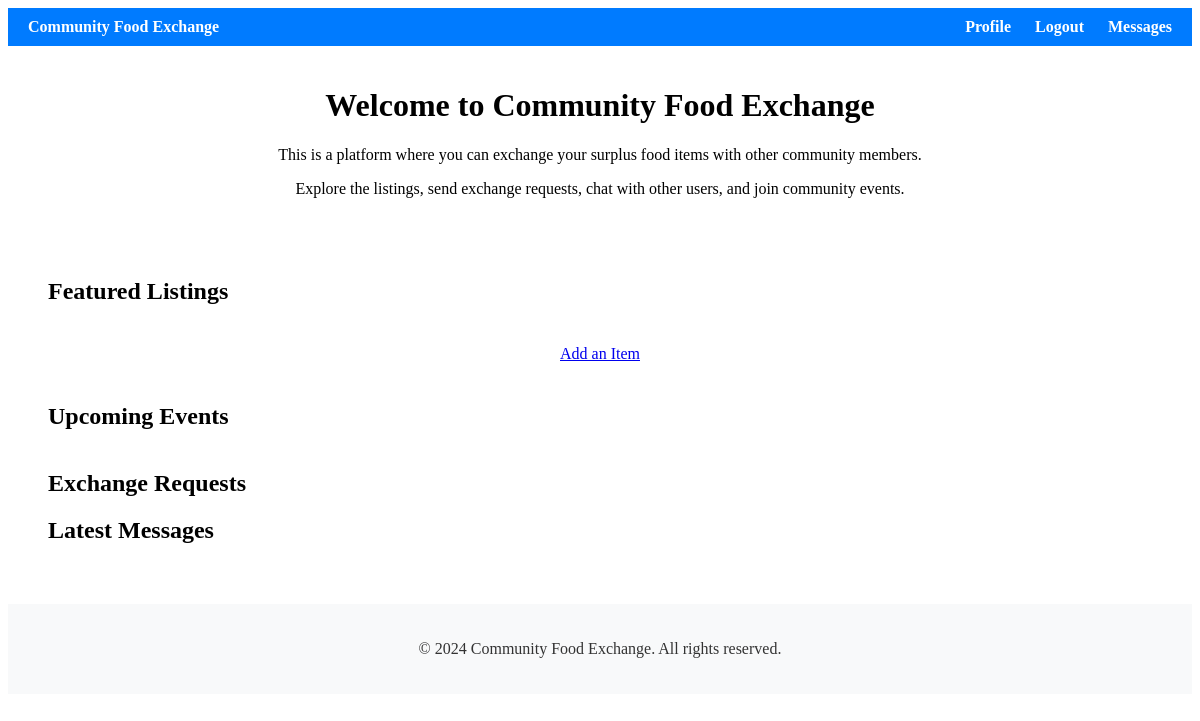
Before: /accounts/ (signed in) with the older database file.
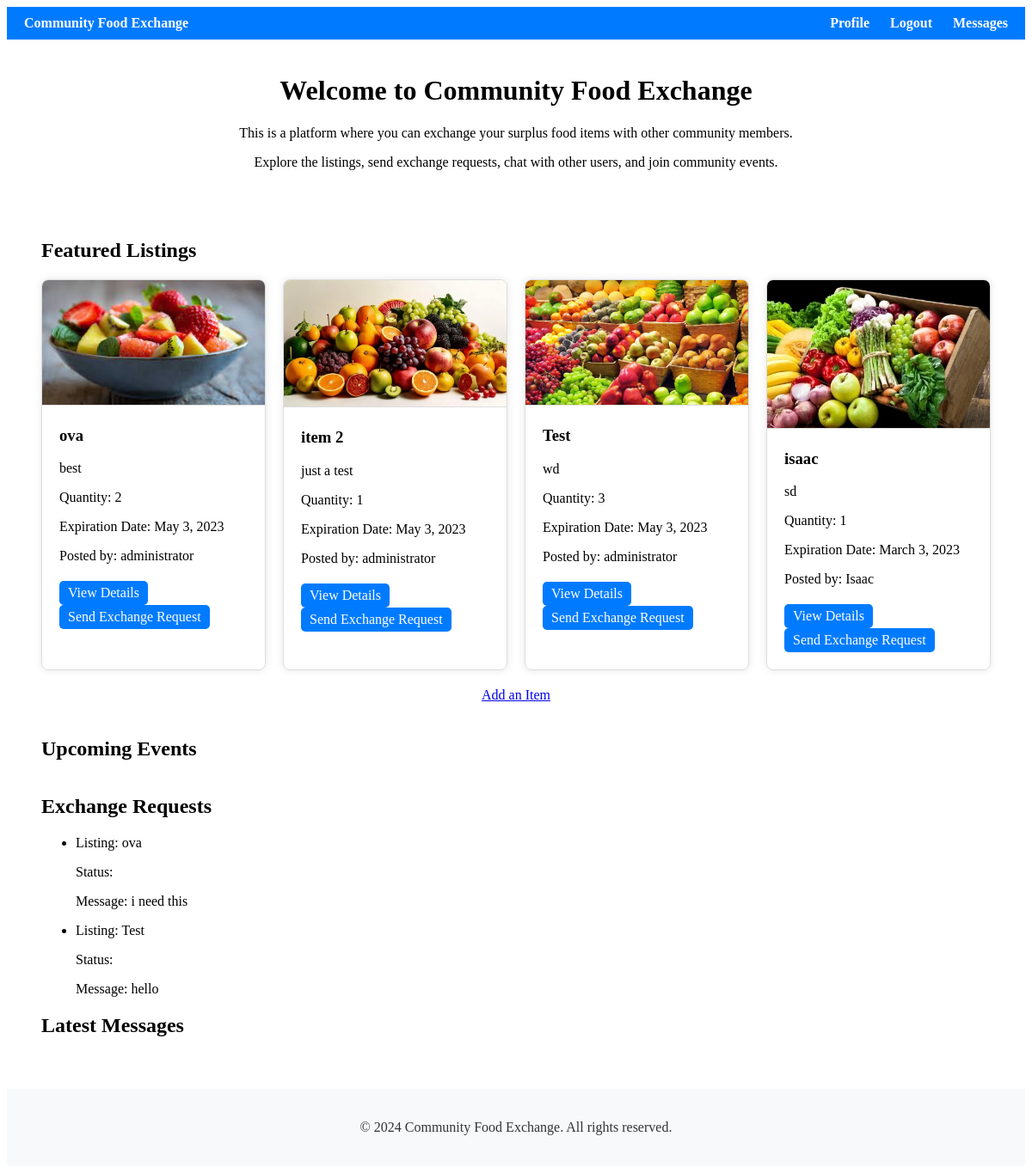
After: the same page with the newer database file.
### listings/models.py (models this page shows, shortened)
class Listing(models.Model):
    user = models.ForeignKey(User, on_delete=models.CASCADE)
    item_name = models.CharField(max_length=100)
    description = models.TextField()
    quantity = models.PositiveIntegerField()
    expiration_date = models.DateField()
    created_at = models.DateTimeField(auto_now_add=True)  # Add created_at field with auto_now_add=True
    image = models.ImageField(upload_to=listing_image_path)  # Specify the upload path here

### exchange/models.py (models this page shows, shortened)
class ExchangeRequest(models.Model):
    sender = models.ForeignKey(User, on_delete=models.CASCADE, related_name='exchange_sent_requests')
    receiver = models.ForeignKey(User, on_delete=models.CASCADE, related_name='exchange_received_requests')
    listing = models.ForeignKey(Listing, on_delete=models.CASCADE)
    message = models.TextField()
    status = models.CharField(max_length=20, choices=[('pending', 'Pending'), ('accepted', 'Accepted'), ('rejected', 'Rejected')])
    created_at = models.DateTimeField(auto_now_add=True)

### accounts/views.py (the view)
# urls.py: path('', home, name='home'),
@login_required
def home(request):
    featured_listings = Listing.objects.all()  # Fetch all listings
    upcoming_events = []  # Assuming you have logic to retrieve upcoming events
    unread_messages_count = Message.objects.filter(conversation__participants=request.user, is_read=False).count()
    exchange_requests = ExchangeRequest.objects.filter(receiver=request.user)  # Fetch exchange requests
    return render(request, 'accounts/home.html', {'featured_listings': featured_listings, 'upcoming_events': upcoming_events, 'unread_messages_count': unread_messages_count, 'exchange_requests': exchange_requests})

### accounts/templates/accounts/home.html (shortened to what this page needs)
{% extends 'accounts/base.html' %}
{% load static %}
{% block content %}
<div class="hero-section">
    <h1>Welcome to Community Food Exchange</h1>
    <p>This is a platform where you can exchange your surplus food items with other community members.</p>
    <p>Explore the listings, send exchange requests, chat with other users, and join community events.</p>
</div>
<div class="container">
    <section class="listings-section">
        <h2>Featured Listings</h2>
        <div class="listings-grid">
            {% for listing in featured_listings %}
            <div class="listing-card">
                <img src="{{ listing.image.url }}" alt="{{ listing.item_name }}">
                <div class="listing-details">
                    <h3>{{ listing.item_name }}</h3>
                    <p>{{ listing.description }}</p>
                    <p>Quantity: {{ listing.quantity }}</p>
                    <p>Expiration Date: {{ listing.expiration_date }}</p>
                    <p>Posted by: {{ listing.user.username }}</p>
                    <div class="actions">
                        <a href="{% url 'listing_detail' listing.id %}">View Details</a>
                        <a href="{% url 'send_exchange_request' listing.id %}">Send Exchange Request</a>
                    </div>
                </div>
            </div>
            {% endfor %}
        </div>
        <div class="create-listing">
            <a href="{% url 'listing_create' %}"> Add an Item</a>
        </div>
    </section>
    <section class="events-section">
        <h2>Upcoming Events</h2>
    </section>
    <section class="exchange-requests-section">
        <h2>Exchange Requests</h2>
        <ul>
            {% for request in exchange_requests %}
            <li>
                <p>Listing: {{ request.listing.item_name }}</p>
                <p>Status: {{ request.status }}</p>
                <p>Message: {{ request.message }}</p>
            </li>
            {% endfor %}
        </ul>
    </section>
    <section class="latest-messages-section">
        <h2>Latest Messages</h2>
    </section>
</div>
{% endblock %}

### accounts/templates/accounts/base.html (shortened to what this page needs)
<!DOCTYPE html>
<html lang="en">
<head>
    {% load static %}
    <link rel="stylesheet" type="text/css" href="{% static 'css/style.css' %}">
</head>
<body>
    <nav>
        <div class="brand-name"><a href="{% url 'home' %}" style="color: inherit; text-decoration: none;">Community Food Exchange</a></div>
        <div class="nav-links">
            {% if user.is_authenticated %}
            <a href="{% url 'profile_update' %}">Profile</a>
            <a href="{% url 'logout' %}">Logout</a>
            <a href="{% url 'conversation_list' %}">
                Messages {% if user.unread_messages.count %}<span class="badge">{{ user.unread_messages.count }}</span>{% endif %}
            </a>
            {% else %}
            <a href="{% url 'login' %}">Login</a>
            <a href="{% url 'signup' %}">Signup</a>
            {% endif %}
        </div>
    </nav>
    <div class="container">
        {% block content %}
        {% endblock %}
    </div>
    <footer>
        <p>© 2024 Community Food Exchange. All rights reserved.</p>
    </footer>
</body>
</html>

### accounts/static/css/style.css (style rules this page uses)
.container { max-width: 1200px; margin: 0 auto; padding: 20px; }
.hero-section { text-align: center; margin-bottom: 40px; }
.listings-section { margin-bottom: 40px; }
.listings-grid { display: grid; grid-template-columns: repeat(auto-fit, minmax(250px, 1fr)); grid-gap: 20px; }
.listing-card { border: 1px solid #ddd; border-radius: 8px; overflow: hidden; box-shadow: 0 0 10px rgba(0, 0, 0, 0.1); }
.listing-card img { width: 100%; height: auto; border-bottom: 1px solid #ddd; }
.listing-details { padding: 20px; }
.listing-details h3 { margin-top: 0; }
.actions { margin-top: 20px; }
.actions a { display: inline-block; margin-right: 10px; padding: 5px 10px; background-color: #007bff; color: #fff; text-decoration: none; border-radius: 5px; }
.create-listing { text-align: center; margin-top: 20px; }
.events-section { margin-bottom: 40px; }

### accounts/templates/accounts/base.html (style rules this page uses)
nav { background-color: #007bff; color: #fff; padding: 10px; display: flex; justify-content: space-between; align-items: center; }
nav a { color: #fff; text-decoration: none; margin: 0 10px; font-weight: bold; }
.brand-name { cursor: pointer; }
footer { background-color: #f8f9fa; color: #333; padding: 20px; text-align: center; }
.container { max-width: 1200px; margin: 0 auto; padding: 20px; }

Changed rows visible on the page:
added Listing: image (picture), item_name "ova", description "best", quantity "2", expiration_date "May 3, 2023", user.username "administrator"
added Listing: image (picture), item_name "item 2", description "just a test", quantity "1", expiration_date "May 3, 2023", user.username "administrator"
added Listing: image (picture), item_name "Test", description "wd", quantity "3", expiration_date "May 3, 2023", user.username "administrator"
added Listing: image (picture), item_name "isaac", description "sd", quantity "1", expiration_date "March 3, 2023", user.username "Isaac"
added ExchangeRequest: listing.item_name "ova", message "i need this"
added ExchangeRequest: listing.item_name "Test", message "hello"
